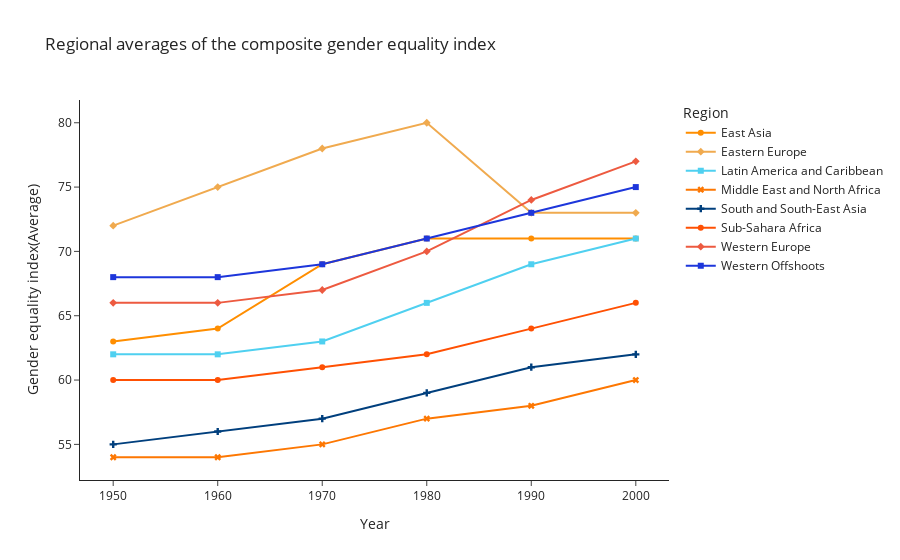

Here is the notebook cell this chart was saved with:
### Code cell
fig7 = px.line(df3, x="Year", y="Regional averages of the composite gender equality index", 
               labels={
                     "Regional averages of the composite gender equality index": "Gender equality index(Average)",
                   "Entity" : "Region"
                 },
               color = 'Entity', symbol="Entity",template="simple_white",
              title="Regional averages of the composite gender equality index",
             color_discrete_map={'East Asia': '#FF8E00', 
                                  'Eastern Europe': '#f0aa4f', 
                                 'Latin America and Caribbean': '#4fd0f0',
                                 'Middle East and North Africa': '#FD7702', 
                                  'South and South-East Asia': '#003F7D', 
                                 'Sub-Sahara Africa': '#FF5003',
                                 'Western Europe': '#ed5a40', 
                                  'Western Offshoots': '#1d36db'
                                })
 
fig7.show()

### Figure 1 — Plotly figure (JSON) as saved in the notebook; plotly's stock layout.template omitted (floating-point values rounded to 4 significant figures)
{"data": [{"hovertemplate": "Region=East Asia<br>Year=%{x}<br>Gender equality index(Average)=%{y}<extra></extra>", "legendgroup": "East Asia", "line": {"color": "#FF8E00", "dash": "solid"}, "marker": {"symbol": "circle"}, "mode": "markers+lines", "name": "East Asia", "orientation": "v", "showlegend": true, "type": "scatter", "x": [1950, 1960, 1970, 1980, 1990, 2000], "xaxis": "x", "y": [63, 64, 69, 71, 71, 71], "yaxis": "y"}, {"hovertemplate": "Region=Eastern Europe<br>Year=%{x}<br>Gender equality index(Average)=%{y}<extra></extra>", "legendgroup": "Eastern Europe", "line": {"color": "#f0aa4f", "dash": "solid"}, "marker": {"symbol": "diamond"}, "mode": "markers+lines", "name": "Eastern Europe", "orientation": "v", "showlegend": true, "type": "scatter", "x": [1950, 1960, 1970, 1980, 1990, 2000], "xaxis": "x", "y": [72, 75, 78, 80, 73, 73], "yaxis": "y"}, {"hovertemplate": "Region=Latin America and Caribbean<br>Year=%{x}<br>Gender equality index(Average)=%{y}<extra></extra>", "legendgroup": "Latin America and Caribbean", "line": {"color": "#4fd0f0", "dash": "solid"}, "marker": {"symbol": "square"}, "mode": "markers+lines", "name": "Latin America and Caribbean", "orientation": "v", "showlegend": true, "type": "scatter", "x": [1950, 1960, 1970, 1980, 1990, 2000], "xaxis": "x", "y": [62, 62, 63, 66, 69, 71], "yaxis": "y"}, {"hovertemplate": "Region=Middle East and North Africa<br>Year=%{x}<br>Gender equality index(Average)=%{y}<extra></extra>", "legendgroup": "Middle East and North Africa", "line": {"color": "#FD7702", "dash": "solid"}, "marker": {"symbol": "x"}, "mode": "markers+lines", "name": "Middle East and North Africa", "orientation": "v", "showlegend": true, "type": "scatter", "x": [1950, 1960, 1970, 1980, 1990, 2000], "xaxis": "x", "y": [54, 54, 55, 57, 58, 60], "yaxis": "y"}, {"hovertemplate": "Region=South and South-East Asia<br>Year=%{x}<br>Gender equality index(Average)=%{y}<extra></extra>", "legendgroup": "South and South-East Asia", "line": {"color": "#003F7D", "dash": "solid"}, "marker": {"symbol": "cross"}, "mode": "markers+lines", "name": "South and South-East Asia", "orientation": "v", "showlegend": true, "type": "scatter", "x": [1950, 1960, 1970, 1980, 1990, 2000], "xaxis": "x", "y": [55, 56, 57, 59, 61, 62], "yaxis": "y"}, {"hovertemplate": "Region=Sub-Sahara Africa<br>Year=%{x}<br>Gender equality index(Average)=%{y}<extra></extra>", "legendgroup": "Sub-Sahara Africa", "line": {"color": "#FF5003", "dash": "solid"}, "marker": {"symbol": "circle"}, "mode": "markers+lines", "name": "Sub-Sahara Africa", "orientation": "v", "showlegend": true, "type": "scatter", "x": [1950, 1960, 1970, 1980, 1990, 2000], "xaxis": "x", "y": [60, 60, 61, 62, 64, 66], "yaxis": "y"}, {"hovertemplate": "Region=Western Europe<br>Year=%{x}<br>Gender equality index(Average)=%{y}<extra></extra>", "legendgroup": "Western Europe", "line": {"color": "#ed5a40", "dash": "solid"}, "marker": {"symbol": "diamond"}, "mode": "markers+lines", "name": "Western Europe", "orientation": "v", "showlegend": true, "type": "scatter", "x": [1950, 1960, 1970, 1980, 1990, 2000], "xaxis": "x", "y": [66, 66, 67, 70, 74, 77], "yaxis": "y"}, {"hovertemplate": "Region=Western Offshoots<br>Year=%{x}<br>Gender equality index(Average)=%{y}<extra></extra>", "legendgroup": "Western Offshoots", "line": {"color": "#1d36db", "dash": "solid"}, "marker": {"symbol": "square"}, "mode": "markers+lines", "name": "Western Offshoots", "orientation": "v", "showlegend": true, "type": "scatter", "x": [1950, 1960, 1970, 1980, 1990, 2000], "xaxis": "x", "y": [68, 68, 69, 71, 73, 75], "yaxis": "y"}], "layout": {"legend": {"title": {"text": "Region"}, "tracegroupgap": 0}, "title": {"text": "Regional averages of the composite gender equality index"}, "xaxis": {"anchor": "y", "domain": [0, 1], "title": {"text": "Year"}}, "yaxis": {"anchor": "x", "domain": [0, 1], "title": {"text": "Gender equality index(Average)"}}}}
